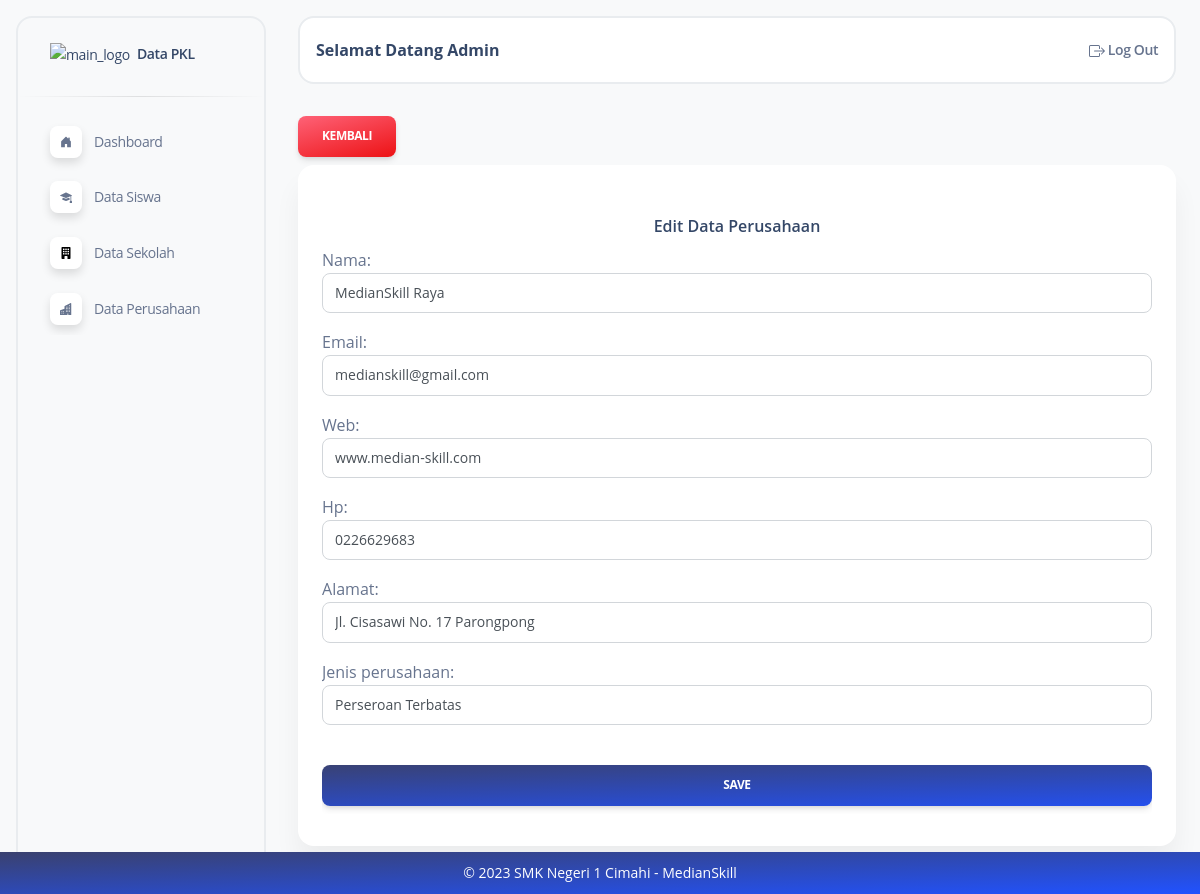
Page /perusahaan/edit/1/ (signed in) on the committed database.
### dataperusahaan/models.py (models this page shows, shortened)
class Dataperusahaan(models.Model):
    nama = models.CharField(max_length=50)
    email = models.EmailField(max_length=100, blank=True, null=True)
    web = models.CharField(max_length=100, blank=True, null=True)
    hp = models.CharField(max_length=13, blank=True, null=True)
    alamat = models.TextField(blank=True, null=True)
    jenis_perusahaan = models.CharField(
        max_length=20,
        choices=JenisPerusahaan.choices,
    )
    created_at = models.DateTimeField(auto_now_add=True)
    updated_at = models.DateTimeField(auto_now=True)
    class Meta:
        db_table = "perusahaan"
        ordering = ["-id"]
        verbose_name_plural = "Perusahaan"

### dataperusahaan/views.py (the view)
# urls.py: path("perusahaan/edit/<int:id>/", edit_perusahaan, name='/perusahaan/edit'),
@login_required
def edit_perusahaan(request, id):
    perusahaan = Dataperusahaan.objects.get(id=id)
    if request.method == 'POST':
        form = DataperusahaanForm(request.POST, instance=perusahaan)
        if form.is_valid():
            form.save()
            return redirect('/perusahaan')
    else:
        form = DataperusahaanForm(instance=perusahaan)
    return render(request, 'perusahaan/edit_perusahaan.html', {'form': form})

### templates/perusahaan/edit_perusahaan.html (shortened to what this page needs)
{% extends "index.html" %} {% block content %}
<a href="/perusahaan/" class="inline-block px-6 py-3 mt-2 mb-2 font-bold text-center text-white uppercase align-middle transition-all bg-transparent border-0 rounded-lg cursor-pointer active:opacity-85 hover:scale-102 hover:shadow-soft-xs leading-pro text-xs ease-soft-in tracking-tight-soft shadow-soft-md bg-150 bg-x-25 bg-gradient-to-tl from-red-600 to-rose-400 hover:border-slate-700 hover:bg-slate-700 hover:text-white">
  KEMBALI
</a>
<div class="flex flex-wrap -mx-3">
  <div class="flex-none w-full max-w-full px-3">
    <div
      class="relative flex flex-col min-w-0 mb-6 p-6 break-words bg-white border-0 border-transparent border-solid shadow-soft-xl rounded-2xl bg-clip-border"
    >
      <div
        class="flex flex-wrap -mx-3 justify-center p-6 pb-0 mb-0 bg-white border-b-0 border-b-solid rounded-t-2xl border-b-transparent"
      >
        <h6>Edit Data Perusahaan</h6>
      </div>
      <div class="flex-auto px-0 pt-0 pb-2">
        <div class="p-0 overflow-x-auto">
          <form method="post">
            {{ form.as_p }}
            <button class="inline-block w-full px-6 py-3 mt-6 mb-2 font-bold text-center text-white uppercase align-middle transition-all bg-transparent border-0 rounded-lg cursor-pointer active:opacity-85 hover:scale-102 hover:shadow-soft-xs leading-pro text-xs ease-soft-in tracking-tight-soft shadow-soft-md bg-150 bg-x-25 bg-gradient-to-tl from-blue-600 to-slate-800 hover:border-slate-700 hover:bg-slate-700 hover:text-white" type="submit">Save</button>
          </form>
        </div>
      </div>
    </div>
  </div>
</div>
{% endblock %}

### templates/index.html (shortened to what this page needs)
{% load static %}
<!DOCTYPE html>
<html>
  <head>
    <link
      href="{% static './assets/css/nucleo-icons.css' %}"
      rel="stylesheet"
    />
    <link href="{% static './assets/css/nucleo-svg.css' %}" rel="stylesheet" />
    <link
      href="{% static './assets/css/soft-ui-dashboard-tailwind.css' %}"
      rel="stylesheet"
    />
  </head>
  <body
    class="font-sans antialiased font-normal text-base leading-default bg-gray-50 text-slate-500 flex flex-col min-h-screen"
  >
    <aside class="max-w-62.5 ease-nav-brand fixed inset-y-0 my-4 ml-4 block w-full -translate-x-full flex-wrap items-center justify-between overflow-y-auto rounded-2xl border-2 bg-white p-0 antialiased shadow-none transition-transform duration-200 xl:left-0 xl:translate-x-0 xl:bg-transparent">
      <div class="h-19.5">
        <a class="block px-8 py-6 m-0 text-sm whitespace-nowrap text-slate-700" href="javascript:;" target="_blank">
          <img src="https://app.medianskill.com/pluginfile.php/1/core_admin/logo/0x200/1656996421/logo.png" class="inline h-full max-w-full transition-all duration-200 ease-nav-brand max-h-8" alt="main_logo"/>
          <span class="ml-1 font-semibold transition-all duration-200 ease-nav-brand">Data PKL</span>
        </a>
      </div>
      <hr class="h-px mt-0 bg-transparent bg-gradient-to-r from-transparent via-black/40 to-transparent"/>
      <div class="items-center block w-auto max-h-screen overflow-auto grow basis-full">
        <ul class="flex flex-col pl-0 mb-0">
          <li class="mt-0.5 w-full">
            {% if request.path == '/dashboard/' %}
              <a class="py-2.7 shadow-soft-xl text-sm ease-nav-brand my-0 mx-4 flex items-center whitespace-nowrap rounded-lg bg-white px-4 font-semibold text-slate-700 transition-colors" href="/dashboard/">
                <div class="bg-gradient-to-tl from-blue-600 to-slate-800 shadow-soft-2xl mr-2 flex h-8 w-8 items-center justify-center rounded-lg bg-white bg-center stroke-0 text-center xl:p-2.5">
                  <svg xmlns="http://www.w3.org/2000/svg" width="16" height="16" fill="currentColor" class="bi bi-house-door-fill" viewBox="0 0 16 16">
                    <path class="text-white" d="M6.5 14.5v-3.505c0-.245.25-.495.5-.495h2c.25 0 .5.25.5.5v3.5a.5.5 0 0 0 .5.5h4a.5.5 0 0 0 .5-.5v-7a.5.5 0 0 0-.146-.354L13 5.793V2.5a.5.5 0 0 0-.5-.5h-1a.5.5 0 0 0-.5.5v1.293L8.354 1.146a.5.5 0 0 0-.708 0l-6 6A.5.5 0 0 0 1.5 7.5v7a.5.5 0 0 0 .5.5h4a.5.5 0 0 0 .5-.5Z"/>
                  </svg>
            {% else %}
              <a class="py-2.7 text-sm ease-nav-brand my-0 mx-4 flex items-center whitespace-nowrap px-4 transition-colors" href="/dashboard/">
                <div class="shadow-soft-2xl mr-2 flex h-8 w-8 items-center justify-center rounded-lg bg-white bg-center stroke-0 text-center xl:p-2.5">
            {% endif %}
              </div>
              <span
                class="ml-1 duration-300 opacity-100 pointer-events-none ease-soft"
                >Dashboard</span
              >
            </a>
          </li>
          <li class="mt-0.5 w-full">
            {% if request.path == '/siswa/' %}
              <a class="py-2.7 shadow-soft-xl text-sm ease-nav-brand my-0 mx-4 flex items-center whitespace-nowrap rounded-lg bg-white px-4 font-semibold text-slate-700 transition-colors" href="/siswa/">
                <div class="bg-gradient-to-tl from-blue-600 to-slate-800 shadow-soft-2xl mr-2 flex h-8 w-8 items-center justify-center rounded-lg bg-white bg-center stroke-0 text-center xl:p-2.5">
                  <svg xmlns="http://www.w3.org/2000/svg" width="16" height="16" fill="currentColor" class="bi bi-mortarboard-fill" viewBox="0 0 16 16">
                    <path class="text-white" d="M8.211 2.047a.5.5 0 0 0-.422 0l-7.5 3.5a.5.5 0 0 0 .025.917l7.5 3a.5.5 0 0 0 .372 0L14 7.14V13a1 1 0 0 0-1 1v2h3v-2a1 1 0 0 0-1-1V6.739l.686-.275a.5.5 0 0 0 .025-.917l-7.5-3.5Z"/>
                    <path class="text-white" d="M4.176 9.032a.5.5 0 0 0-.656.327l-.5 1.7a.5.5 0 0 0 .294.605l4.5 1.8a.5.5 0 0 0 .372 0l4.5-1.8a.5.5 0 0 0 .294-.605l-.5-1.7a.5.5 0 0 0-.656-.327L8 10.466 4.176 9.032Z"/>
                  </svg>
            {% else %}
              <a class="py-2.7 text-sm ease-nav-brand my-0 mx-4 flex items-center whitespace-nowrap px-4 transition-colors" href="/siswa/">
                <div class="shadow-soft-2xl mr-2 flex h-8 w-8 items-center justify-center rounded-lg bg-white bg-center stroke-0 text-center xl:p-2.5">
            {% endif %}
              </div>
              <span
                class="ml-1 duration-300 opacity-100 pointer-events-none ease-soft"
                >Data Siswa</span
              >
            </a>
          </li>
          <li class="mt-0.5 w-full">
            {% if request.path == '/sekolah/' %}
              <a class="py-2.7 shadow-soft-xl text-sm ease-nav-brand my-0 mx-4 flex items-center whitespace-nowrap rounded-lg bg-white px-4 font-semibold text-slate-700 transition-colors" href="/sekolah/">
                <div class="bg-gradient-to-tl from-blue-600 to-slate-800 shadow-soft-2xl mr-2 flex h-8 w-8 items-center justify-center rounded-lg bg-white bg-center stroke-0 text-center xl:p-2.5">
                  <svg xmlns="http://www.w3.org/2000/svg" width="16" height="16" fill="currentColor" class="bi bi-building-fill" viewBox="0 0 16 16">
                    <path class="text-white" d="M3 0a1 1 0 0 0-1 1v14a1 1 0 0 0 1 1h3v-3.5a.5.5 0 0 1 .5-.5h3a.5.5 0 0 1 .5.5V16h3a1 1 0 0 0 1-1V1a1 1 0 0 0-1-1H3Zm1 2.5a.5.5 0 0 1 .5-.5h1a.5.5 0 0 1 .5.5v1a.5.5 0 0 1-.5.5h-1a.5.5 0 0 1-.5-.5v-1Zm3 0a.5.5 0 0 1 .5-.5h1a.5.5 0 0 1 .5.5v1a.5.5 0 0 1-.5.5h-1a.5.5 0 0 1-.5-.5v-1Zm3.5-.5h1a.5.5 0 0 1 .5.5v1a.5.5 0 0 1-.5.5h-1a.5.5 0 0 1-.5-.5v-1a.5.5 0 0 1 .5-.5ZM4 5.5a.5.5 0 0 1 .5-.5h1a.5.5 0 0 1 .5.5v1a.5.5 0 0 1-.5.5h-1a.5.5 0 0 1-.5-.5v-1ZM7.5 5h1a.5.5 0 0 1 .5.5v1a.5.5 0 0 1-.5.5h-1a.5.5 0 0 1-.5-.5v-1a.5.5 0 0 1 .5-.5Zm2.5.5a.5.5 0 0 1 .5-.5h1a.5.5 0 0 1 .5.5v1a.5.5 0 0 1-.5.5h-1a.5.5 0 0 1-.5-.5v-1ZM4.5 8h1a.5.5 0 0 1 .5.5v1a.5.5 0 0 1-.5.5h-1a.5.5 0 0 1-.5-.5v-1a.5.5 0 0 1 .5-.5Zm2.5.5a.5.5 0 0 1 .5-.5h1a.5.5 0 0 1 .5.5v1a.5.5 0 0 1-.5.5h-1a.5.5 0 0 1-.5-.5v-1Zm3.5-.5h1a.5.5 0 0 1 .5.5v1a.5.5 0 0 1-.5.5h-1a.5.5 0 0 1-.5-.5v-1a.5.5 0 0 1 .5-.5Z"/>
                  </svg>
            {% else %}
              <a class="py-2.7 text-sm ease-nav-brand my-0 mx-4 flex items-center whitespace-nowrap px-4 transition-colors" href="/sekolah/">
                <div class="shadow-soft-2xl mr-2 flex h-8 w-8 items-center justify-center rounded-lg bg-white bg-center stroke-0 text-center xl:p-2.5">
            {% endif %}
              </div>
              <span
                class="ml-1 duration-300 opacity-100 pointer-events-none ease-soft"
                >Data Sekolah</span
              >
            </a>
          </li>
          <li class="mt-0.5 w-full">
            {% if request.path == '/perusahaan/' %}
              <a class="py-2.7 shadow-soft-xl text-sm ease-nav-brand my-0 mx-4 flex items-center whitespace-nowrap rounded-lg bg-white px-4 font-semibold text-slate-700 transition-colors" href="/perusahaan/">
                <div class="bg-gradient-to-tl from-blue-600 to-slate-800 shadow-soft-2xl mr-2 flex h-8 w-8 items-center justify-center rounded-lg bg-white bg-center stroke-0 text-center xl:p-2.5">
                  <svg xmlns="http://www.w3.org/2000/svg" width="16" height="16" fill="currentColor" class="bi bi-buildings-fill" viewBox="0 0 16 16">
                    <path class="text-white" d="M15 .5a.5.5 0 0 0-.724-.447l-8 4A.5.5 0 0 0 6 4.5v3.14L.342 9.526A.5.5 0 0 0 0 10v5.5a.5.5 0 0 0 .5.5h9a.5.5 0 0 0 .5-.5V14h1v1.5a.5.5 0 0 0 .5.5h3a.5.5 0 0 0 .5-.5V.5ZM2 11h1v1H2v-1Zm2 0h1v1H4v-1Zm-1 2v1H2v-1h1Zm1 0h1v1H4v-1Zm9-10v1h-1V3h1ZM8 5h1v1H8V5Zm1 2v1H8V7h1ZM8 9h1v1H8V9Zm2 0h1v1h-1V9Zm-1 2v1H8v-1h1Zm1 0h1v1h-1v-1Zm3-2v1h-1V9h1Zm-1 2h1v1h-1v-1Zm-2-4h1v1h-1V7Zm3 0v1h-1V7h1Zm-2-2v1h-1V5h1Zm1 0h1v1h-1V5Z"/>
                  </svg>
            {% else %}
              <a class="py-2.7 text-sm ease-nav-brand my-0 mx-4 flex items-center whitespace-nowrap px-4 transition-colors" href="/perusahaan/">
                <div class="shadow-soft-2xl mr-2 flex h-8 w-8 items-center justify-center rounded-lg bg-white bg-center stroke-0 text-center xl:p-2.5">
            {% endif %}
              </div>
              <span
                class="ml-1 duration-300 opacity-100 pointer-events-none ease-soft"
                >Data Perusahaan</span
              >
            </a>
          </li>
        </ul>
      </div>
    </aside>
    <main
      class="ease-soft-in-out xl:ml-68.5 relative h-full max-h-screen rounded-xl transition-all duration-200 pt-4"
    >
      <nav
        class="relative bg-white flex flex-wrap items-center justify-between px-0 py-2 mx-6 transition-all shadow-none duration-250 ease-soft-in rounded-2xl lg:flex-nowrap lg:justify-start border-2 border-gray-600
        navbar-main
        navbar-scroll="true"
      >
        <div
          class="flex items-center justify-between w-full px-4 py-1 mx-auto flex-wrap-inherit"
        >
          <nav>
            <h6 class="mb-0 font-bold capitalize">
              {% if request.user.is_authenticated %}
                Selamat Datang {{ request.user.username }}
              {% else %}
                Please log in.
              {% endif %}
            </h6>
          </nav>
          <div
            class="flex items-center mt-2 grow sm:mt-0 sm:mr-6 md:mr-0 lg:flex lg:basis-auto"
          >
            <ul
              class="flex flex-row justify-end pl-0 mb-0 list-none md-max:w-full"
            >
              <li class="flex items-center">
                <a
                  href="/logout"
                  class="block px-0 py-2 font-semibold transition-all ease-nav-brand text-sm text-slate-500"
                >
                  <span class="hidden sm:inline">Log Out</span>
                </a>
              </li>
            </ul>
          </div>
        </div>
      </nav>
      <div class="w-full px-6 py-6 mx-auto">
        {% block content %}{% endblock %}
      </div>
      <footer class="fixed bottom-0 left-0 z-20 w-full p-2 bg-gradient-to-tl from-blue-600 to-slate-800 border-t border-gray-200 shadow md:flex md:items-center md:justify-between md:p-6 dark:bg-gray-800 dark:border-gray-600 text-center">
        <span class="text-sm text-white sm:text-center dark:text-gray-400">© 2023 SMK Negeri 1 Cimahi - MedianSkill
        </span>
    </footer>
    </main>
  </body>
  <script
    src="./assets/js/soft-ui-dashboard-tailwind.js?v=1.0.4"
    async
  ></script>
</html>

### rows in the picture
Dataperusahaan: nama "MedianSkill Raya", email "medianskill@gmail.com", web "www.median-skill.com", hp "0226629683", alamat "Jl. Cisasawi No. 17 Parongpong", jenis_perusahaan "Perseroan Terbatas"

### other values in the picture
{{ request.user.username }} "Admin"
